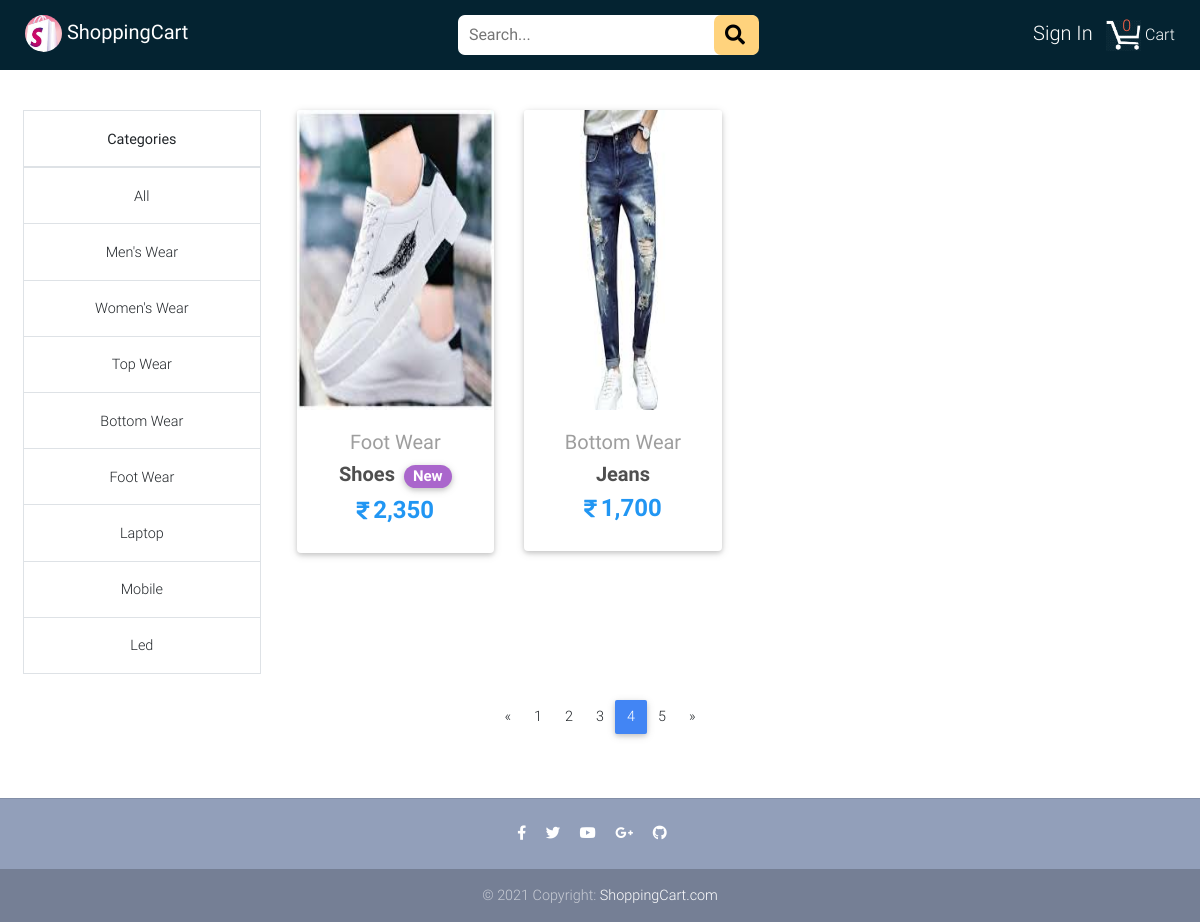
The app's page /all-category-products/?page=4 with its own data.
### myshop/models.py (models this page shows, shortened)
class Category(models.Model):
    category = models.CharField(max_length=15)
    def __str__(self):
        return self.category

class Product(models.Model):
    title = models.CharField(max_length=100)
    price = models.IntegerField()
    discounted_price = models.IntegerField(blank=True, null=True)
    description = models.TextField()
    tag = models.CharField(choices=LABEL_CHOICES,
                           max_length=15, blank=True, null=True)
    label = models.CharField(choices=LABEL_COLOR_CHOICES,
                             max_length=1, blank=True, null=True)
    brand = models.CharField(max_length=50)
    size = MultiSelectField(choices=SIZE_CHOICES, blank=True, null=True)
    category = models.ForeignKey(Category, on_delete=models.CASCADE)
    image = models.ImageField(upload_to='images')

### myshop/views.py (the view)
# urls.py: path('all-category-products/', views.Allcategories, name='all_category'),
def Allcategories(request):
    categories = Category.objects.all()
    products = Paginator(Product.objects.all().order_by('-id'), 2)
    page = request.GET.get('page')
    try:
        all_product = products.page(page)
    except PageNotAnInteger:
        all_product = products.page(1)
    except EmptyPage:
        all_product = products.page(products.num_pages)
    cart_quantity = 0
    user = request.user
    if user.is_authenticated:
        cart_item = Cart.objects.filter(user=user)
        for i in cart_item:
            cart_quantity += i.quantity
    context = {
        'all_product': all_product,
        'categories': categories,
        'cart_quantity': cart_quantity,
    }
    return render(request, 'allcategories.html', context)

### myshop/templates/allcategories.html (shortened to what this page needs)
{% extends "base.html" %}
{% load static %}
{% load humanize %}
{% block content %}
{% if all_product %}
<div class="row" id="tablesectionrow">
    <aside class="text-center" id="categoriestable">
        <table class="table table-bordered">
            <thead>
                <tr>
                    <th>Categories</th>
                </tr>
            </thead>
            <tbody>
                <tr>
                    <td>
                        <a href="{% url 'all_category' %}">All</a>
                    </td>
                </tr>
                {% for category in categories %}
                <tr>
                    <td>
                        <a href="{% url 'category' category.id %}">{{ category }}</a>
                    </td>
                </tr>
                {% endfor %}
            </tbody>
        </table>
    </aside>
    <section class="text-center mb-4" id="categoriessection">
        <div class="row wow fadeIn">
            {% for prod in all_product %}
            <div class="col-lg-3 col-md-6 mb-4">
            <div class="card">
              <div class="view overlay">
                <img src="{{ prod.image.url }}" class="card-img-top" height="300" alt="">
              </div>
              <div class="card-body text-center">
                <a href="{% url 'product_detail' prod.id %}" class="grey-text">
                  <h5>{{ prod.category }}</h5>
                </a>
                <h5>
                  <strong>
                    <a href="{% url 'product_detail' prod.id %}" class="dark-grey-text">{{ prod.title }}
                {% if prod.label %}
                   <span class="badge badge-pill {{ prod.get_label_display }}-color ml-1">{{prod.tag}}</span>
                {% endif %}
                    </a>
                  </strong>
                </h5>
                <h4 class="font-weight-bold blue-text">
                {% if prod.discounted_price %}
                  <strong><i class="fa mr-1" style="font-size: 20px;">&#xf156;</i>{{ prod.discounted_price|intcomma }}</strong>
                {% else %}
                  <strong><i class="fa mr-1" style="font-size: 20px;">&#xf156;</i>{{ prod.price|intcomma }}</strong>
                {% endif %}
                </h4>
              </div>
            </div>
            </div>
            {% endfor %}
        </div>
</div>
<nav class="d-flex justify-content-center wow fadeIn">
    <ul class="pagination pg-blue">
        {% if all_product.has_previous %}
        <li class="page-item">
            <a class="page-link" href="?page={{all_product.previous_page_number}}" aria-label="Previous">
                <span aria-hidden="true">&laquo;</span>
            </a>
        </li>
        {% endif %}
        {% for pg in all_product.paginator.page_range %}
        {% if all_product.number == pg %}
        <li class="page-item active">
            <a class="page-link" href="?page={{pg}}" class="btn btn-default">{{pg}}</a>
        </li>
        {% else %}
        <li class="page-item">
            <a class="page-link" href="?page={{pg}}" class="btn">{{pg}}</a>
        </li>
        {% endif %}
        {% endfor %}
        {% if all_product.has_next %}
        <li class="page-item">
            <a class="page-link" href="?page={{all_product.next_page_number}}" aria-label="Next">
                <span aria-hidden="true">&raquo;</span>
            </a>
        </li>
        {% endif %}
    </ul>
</nav>
{% else %}
<div class="text-center" style="margin-top: 150px; margin-bottom: 256px;">
    <h1>Sorry, Cann't load this page !!</h1><br>
    <h2>"products not found"</h2>
</div>
{% endif %}
{% endblock %}

### records on screen
Category: category "Men's Wear"
Category: category "Women's Wear"
Category: category "Top Wear"
Category: category "Bottom Wear"
Category: category "Foot Wear"
Category: category "Laptop"
Category: category "Mobile"
Category: category "Led"
Product: image (picture), category "Foot Wear", title "Shoes", tag "New", discounted_price "2,350"
Product: image (picture), category "Bottom Wear", title "Jeans", price "1,700"

### other values on screen
{{ pg }} "1" "2" "3" "5"
{{ pg }} "4"
